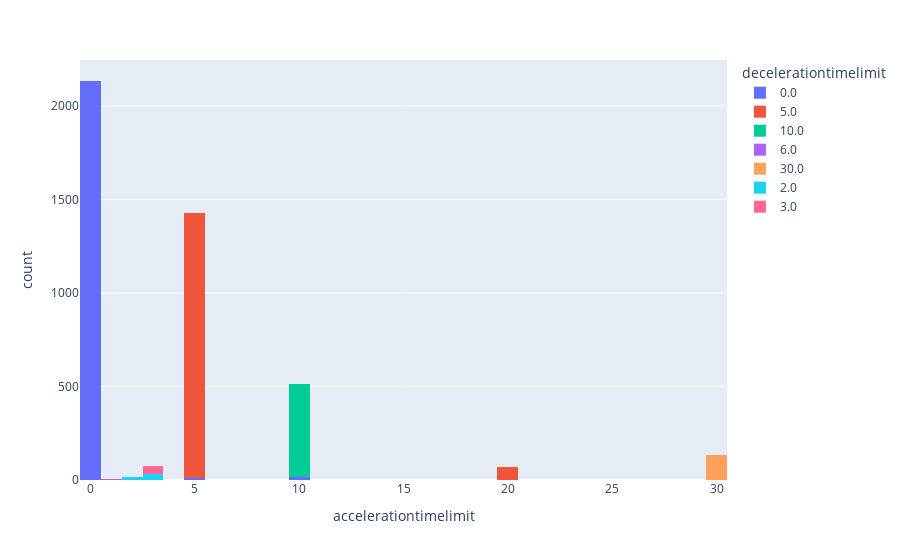

Notebook code cell kept with this figure:
### Code cell
graph = px.histogram(eventlog, x="accelerationtimelimit", color="decelerationtimelimit")

graph.show()

### Figure 1 — Plotly figure (JSON) as saved in the notebook; plotly's stock layout.template omitted (floating-point values rounded to 4 significant figures; data arrays with more than 128 entries replaced by an {"elided": "..."} marker saying what was removed)
{"data": [{"alignmentgroup": "True", "bingroup": "x", "hovertemplate": "decelerationtimelimit=0.0<br>accelerationtimelimit=%{x}<br>count=%{y}<extra></extra>", "legendgroup": "0.0", "marker": {"color": "#636efa", "pattern": {"shape": ""}}, "name": "0.0", "offsetgroup": "0.0", "orientation": "v", "showlegend": true, "type": "histogram", "x": {"elided": "2158 int values"}, "xaxis": "x", "yaxis": "y"}, {"alignmentgroup": "True", "bingroup": "x", "hovertemplate": "decelerationtimelimit=5.0<br>accelerationtimelimit=%{x}<br>count=%{y}<extra></extra>", "legendgroup": "5.0", "marker": {"color": "#EF553B", "pattern": {"shape": ""}}, "name": "5.0", "offsetgroup": "5.0", "orientation": "v", "showlegend": true, "type": "histogram", "x": {"elided": "1489 int values"}, "xaxis": "x", "yaxis": "y"}, {"alignmentgroup": "True", "bingroup": "x", "hovertemplate": "decelerationtimelimit=10.0<br>accelerationtimelimit=%{x}<br>count=%{y}<extra></extra>", "legendgroup": "10.0", "marker": {"color": "#00cc96", "pattern": {"shape": ""}}, "name": "10.0", "offsetgroup": "10.0", "orientation": "v", "showlegend": true, "type": "histogram", "x": {"elided": "499 int values"}, "xaxis": "x", "yaxis": "y"}, {"alignmentgroup": "True", "bingroup": "x", "hovertemplate": "decelerationtimelimit=6.0<br>accelerationtimelimit=%{x}<br>count=%{y}<extra></extra>", "legendgroup": "6.0", "marker": {"color": "#ab63fa", "pattern": {"shape": ""}}, "name": "6.0", "offsetgroup": "6.0", "orientation": "v", "showlegend": true, "type": "histogram", "x": [1, 1, 1, 1, 1, 1, 1, 1], "xaxis": "x", "yaxis": "y"}, {"alignmentgroup": "True", "bingroup": "x", "hovertemplate": "decelerationtimelimit=30.0<br>accelerationtimelimit=%{x}<br>count=%{y}<extra></extra>", "legendgroup": "30.0", "marker": {"color": "#FFA15A", "pattern": {"shape": ""}}, "name": "30.0", "offsetgroup": "30.0", "orientation": "v", "showlegend": true, "type": "histogram", "x": {"elided": "134 int values"}, "xaxis": "x", "yaxis": "y"}, {"alignmentgroup": "True", "bingroup": "x", "hovertemplate": "decelerationtimelimit=2.0<br>accelerationtimelimit=%{x}<br>count=%{y}<extra></extra>", "legendgroup": "2.0", "marker": {"color": "#19d3f3", "pattern": {"shape": ""}}, "name": "2.0", "offsetgroup": "2.0", "orientation": "v", "showlegend": true, "type": "histogram", "x": [2, 2, 2, 2, 3, 2, 2, 2, 2, 2, 3, 3, 3, 2, 2, 2, 3, 2, 2, 3, 3, 3, 2, 2, 3, 3, 3, 3, 3, 3, 3, 3, 3, 3, 3, 3, 3, 3, 3, 3, 3, 3, 3, 3, 3, 3, 3, 3, 3], "xaxis": "x", "yaxis": "y"}, {"alignmentgroup": "True", "bingroup": "x", "hovertemplate": "decelerationtimelimit=3.0<br>accelerationtimelimit=%{x}<br>count=%{y}<extra></extra>", "legendgroup": "3.0", "marker": {"color": "#FF6692", "pattern": {"shape": ""}}, "name": "3.0", "offsetgroup": "3.0", "orientation": "v", "showlegend": true, "type": "histogram", "x": [3, 3, 3, 3, 3, 3, 3, 3, 3, 3, 3, 3, 3, 3, 3, 3, 3, 3, 3, 3, 3, 3, 3, 3, 3, 3, 3, 3, 3, 3, 3, 3, 3, 3, 3, 3, 3, 3, 3, 3, 3, 3], "xaxis": "x", "yaxis": "y"}], "layout": {"barmode": "relative", "legend": {"title": {"text": "decelerationtimelimit"}, "tracegroupgap": 0}, "margin": {"t": 60}, "xaxis": {"anchor": "y", "domain": [0, 1], "title": {"text": "accelerationtimelimit"}}, "yaxis": {"anchor": "x", "domain": [0, 1], "title": {"text": "count"}}}}
